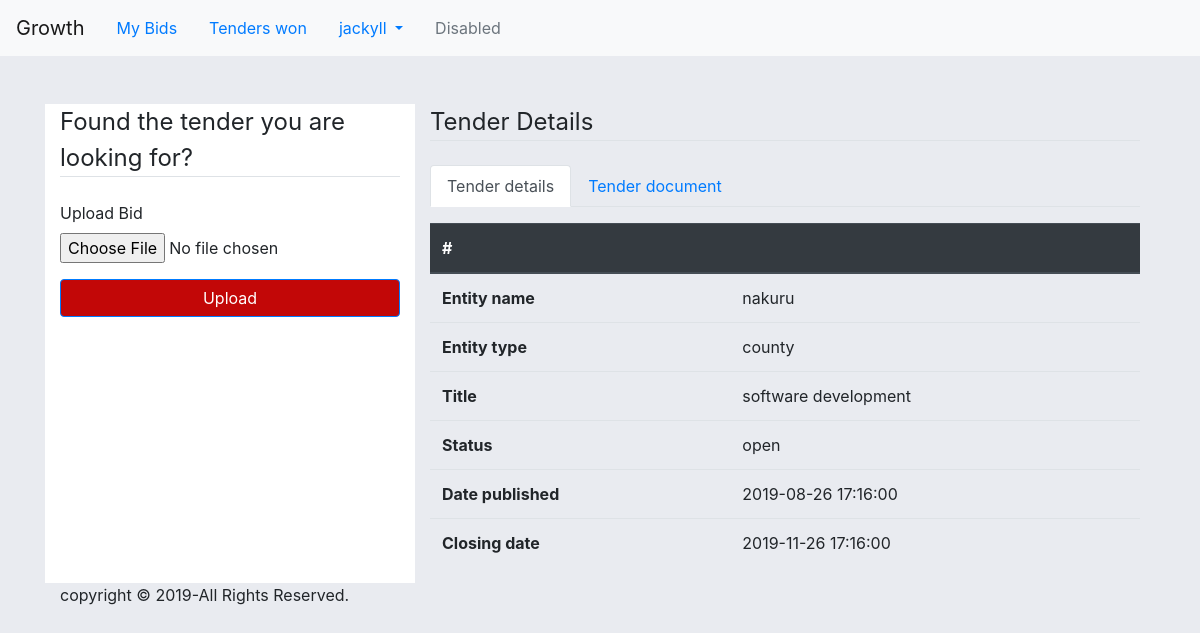
The page /tender/1 (signed in) on the database its author committed.
### tenderingSystem/model.py (models this page shows, shortened)
class Company(FlaskSerializeMixin, db.Model):
    id = db.Column(db.INTEGER, primary_key=True, autoincrement=True)
    company_name = db.Column(db.String(100), nullable=False, unique=True)
    phone_number = db.Column(db.String(15), nullable=False)
    address = db.Column(db.String(100), nullable=False)
    company_type = db.Column(db.String(50), nullable=True)
    user = db.Column(db.INTEGER, db.ForeignKey("users.id"), nullable=False, unique=True)
    tender_publisher = db.relationship("Tenders", backref="publisher", lazy=True)
    bid_publisher = db.relationship("Bid", backref="bid_publisher", lazy=True)
    create_fields = update_fields = ['company_name', 'phone_number', 'address', 'company_type']

class Tenders(FlaskSerializeMixin, db.Model):
    id = db.Column(db.INTEGER, primary_key=True, autoincrement=True)
    entity_name = db.Column(db.String(50), nullable=False)
    entity_type = db.Column(db.String(30), nullable=False)
    title = db.Column(db.String(200), nullable=False, unique=True)
    status = db.Column(db.String(8), nullable=False)
    date_published = db.Column(db.DATETIME, default=datetime.utcnow(), nullable=False)
    date_closed = db.Column(db.DATETIME, nullable=False)
    tender_document = db.Column(db.String(100), nullable=False)
    company = db.Column(db.INTEGER, db.ForeignKey("company.id"))
    is_delete = db.Column(db.Boolean, default=False)
    bidTender = db.relationship('Bid', secondary=bidTender, lazy='dynamic',
                                backref=db.backref('tenders', lazy=True))
    create_fields = update_fields = ['entity_type', 'entity_name', 'title', 'status', 'date_published', 'date_closed']

### tenderingSystem/supplierRoutes.py (the view, shortened to what this page needs)
@app.route('/tender/<int:tender_id>', methods=["GET", "POST"])
@login_required
def tender_document(tender_id):
    form = UploadBidForm()
    company = get_company_information()
    tender = Tenders.query.get(tender_id)
    closing_date = tender.date_closed
    today = datetime.today()
    if request.method == "GET":
        if company:
            return render_template('supplier/tender_document.html', form=form, tender=tender,
                                   company_name=company.company_name)
        else:
            render_template('supplier/tender_document.html', form=form, tender=tender)
    return render_template('supplier/tender_document.html', form=form, tender=tender)

### tenderingSystem/forms.py
class UploadBidForm(FlaskForm):
    bid_document = FileField("Upload Bid", validators=[FileRequired(), FileAllowed(['pdf'])])
    submit = SubmitField("Upload")

### tenderingSystem/helper_functions.py (called while the page is built)
def get_company_information():
    company = Company.query.filter_by(user=current_user.id).first()
    return company

### tenderingSystem/model.py (called while the page is built)
@login_manager.user_loader
def load_user(user_id):
    return Users.query.get(int(user_id))

### tenderingSystem/templates/supplier/tender_document.html (shortened to what this page needs)
{% extends('supplier/layout.html') %}
{% block head %}
    {{ super() }}
{% endblock %}
{% block content %}
    <div class="container-fluid mt-5">
        <div class="row">
            <div class="col-sm-4 ">
                <div class="sidebar">
                    <div class="widget">
                        <div class="background-white p20">
                            <legend class="border-bottom mb-4">Found the tender you are looking for?</legend>
                            <form method="post" action="{{ url_for('tender_document', tender_id=tender.id) }}" enctype="multipart/form-data">
                                <div class="form-group">
                                    {{ form.bid_document.label(class="form-control-label") }}
                                    {% if form.bid_document.errors %}
                                        {{ form.bid_document(class="form-control-file is_invalid") }}
                                        {% for error in form.bid_document.errors %}
                                            <div class="text-danger">
                                                <span>{{ error }}</span>
                                            </div>
                                        {% endfor %}
                                    {% else %}
                                        {{ form.bid_document(class="form-control-file") }}
                                    {% endif %}
                                </div>
                                <div class="form-group">
                                    {{ form.submit(class="btn btn-primary btn-m btn-block", style="background-color: #C20707")}}
                                </div>
                            </form>
                        </div>
                    </div>
                </div>
            </div>
            <div class="col-sm-8 col">
                <div class="sidebar">
                    <div class="widget">
                        <div class="background-white p20">
                            <legend class="border-bottom mb-4">Tender Details</legend>
                        <ul class="nav nav-tabs" id="myTab" role="tablist">
                            <li class="nav-item">
                                <a class="nav-link active" id="home-tab" data-toggle="tab" href="#home" role="tab" aria-controls="home" aria-selected="true">Tender details</a>
                            </li>
                            <li class="nav-item">
                                <a class="nav-link" id="profile-tab" data-toggle="tab" href="#profile" role="tab" aria-controls="profile" aria-selected="false">Tender document</a>
                            </li>
                        </ul>
                        <div class="tab-content" id="myTabContent">
                          <div class="tab-pane fade show active" id="home" role="tabpanel" aria-labelledby="home-tab">
                            <table class="table mt-3">
                              <thead class="thead-dark">
                                <tr>
                                  <th scope="col">#</th>
                                  <th scope="col"></th>
                                </tr>
                              </thead>
                              <tbody>
                                {% if  tender %}
                                    <tr>
                                        <th class="thead-dark" scope="col">Entity name</th>
                                        <td>{{tender.entity_name}}</td>
                                    </tr>
                                     <tr>
                                        <th class="thead-dark" scope="col">Entity type</th>
                                        <td>{{tender.entity_type}}</td>
                                    </tr>
                                     <tr>
                                        <th class="thead-dark" scope="col">Title</th>
                                        <td>{{tender.title}}</td>
                                    </tr>
                                     <tr>
                                        <th class="thead-dark" scope="col">Status</th>
                                        <td>{{tender.status}}</td>
                                    </tr>
                                     <tr>
                                        <th class="thead-dark" scope="col">Date published</th>
                                        <td>{{tender.date_published}}</td>
                                    </tr>
                                     <tr>
                                        <th class="thead-dark" scope="col">Closing date</th>
                                        <td>{{tender.date_closed}}</td>
                                    </tr>
                                {% endif %}
                              </tbody>
                            </table>
                          </div>
                        </div>
                        </div>
                    </div>
                </div>
            </div>
        </div>
        <div class="footer">
                <div class="footer-bottom">
                    <label>copyright &copy 2019-All Rights Reserved.</label>
                </div>
            </div>
        </div>
    </div>
{% endblock %}

### tenderingSystem/templates/supplier/layout.html (shortened to what this page needs)
<!doctype html>
<html lang="en">
  <head>
  {% block head %}
    <link rel="stylesheet" href="https://stackpath.bootstrapcdn.com/bootstrap/4.3.1/css/bootstrap.min.css">
  {% endblock %}
  </head>
  <body>
    <nav class="navbar navbar-expand-lg navbar-light bg-light sticky-top">
      <a class="navbar-brand" href="{{ url_for('supplier_home') }}">Growth</a>
        <ul class="nav justify-content-end">
             <li class="nav-item active">
                <a class="nav-link" href="{{ url_for('my_bids') }}" >My Bids</a>
            </li>
            <li class="nav-item active">
                <a class="nav-link" href="#" >Tenders won</a>
            </li>
            <li class="nav-item dropdown">
                {% if company_name %}
                    <a class="nav-link dropdown-toggle" href="#" id="navbarDropdown" role="button" data-toggle="dropdown" aria-haspopup="true" aria-expanded="false">
                        {{ company_name }}
                    </a>
                {% else %}
                    <a class="nav-link dropdown-toggle" href="#" id="navbarDropdown" role="button" data-toggle="dropdown" aria-haspopup="true" aria-expanded="false">
                      Settings
                    </a>
                {% endif %}
            </li>
            <li class="nav-item">
                <a class="nav-link disabled" href="#" tabindex="-1" aria-disabled="true">Disabled</a>
            </li>
        </ul>
    </nav>
    <div class="container">
        {% block content %}
        {% endblock %}
  </body>
</html>

### tenderingSystem/templates/supplier/tender_document.html (style rules this page uses)
body { background-color: rgb(233, 235, 240); }
.col-sm-4, col-sm-8 { background-color: #fff; }

### rows shown on the page
Company: company_name "jackyll"
Tenders: entity_name "nakuru", entity_type "county", title "software development", status "open", date_published "2019-08-26 17:16:00", date_closed "2019-11-26 17:16:00"
